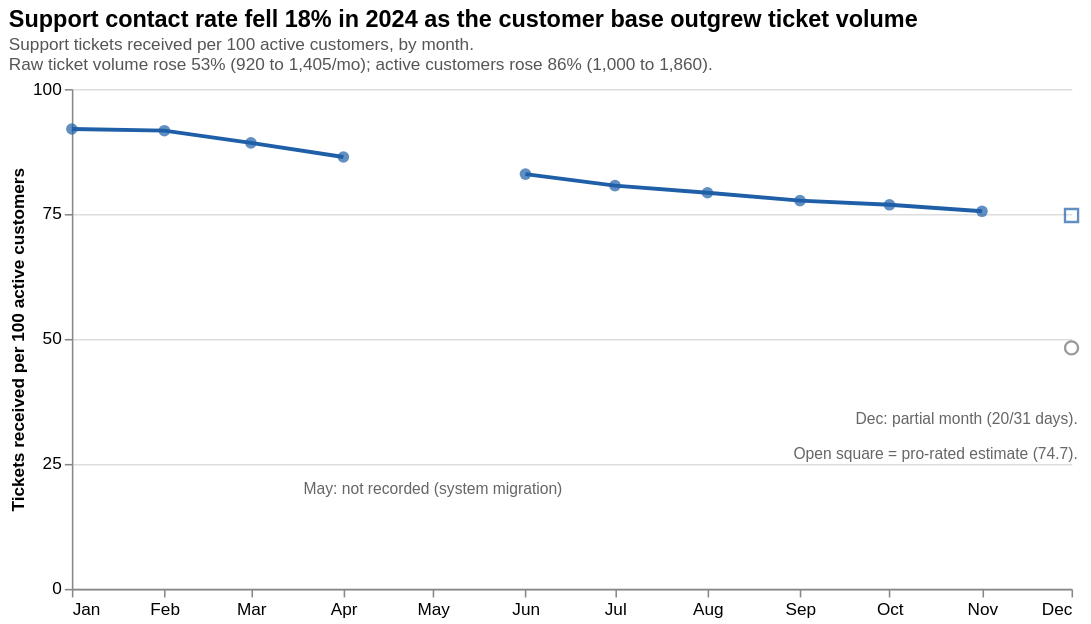

Vega-Lite specification for this chart:
### Vega-Lite specification from a JSON file in a GitHub repository (floating-point values rounded to 4 significant figures)
{"$schema": "https://vega.github.io/schema/vega-lite/v5.json", "description": "Line chart of monthly support contact rate (support tickets received per 100 active customers) for 2024. The rate falls steadily from 92.0 in January to 75.5 in November, an 18% decline, even though the raw ticket count rose 53% over the same period because the customer base grew faster. May is not plotted (ticketing-system migration lost the received count). December is shown as a separate hollow marker, not joined to the trend line, because only 20 of 31 days were collected; pro-rated to a full month its rate is about 74.7, on trend.", "title": {"text": "Support contact rate fell 18% in 2024 as the customer base outgrew ticket volume", "subtitle": ["Support tickets received per 100 active customers, by month.", "Raw ticket volume rose 53% (920 to 1,405/mo); active customers rose 86% (1,000 to 1,860)."], "anchor": "start", "fontSize": 15, "subtitleFontSize": 11, "subtitleColor": "#555"}, "width": 640, "height": 320, "data": {"values": [{"period": "2024-01-01", "contact_rate": 92.0, "received": 920, "customers": 1000, "status": "observed"}, {"period": "2024-02-01", "contact_rate": 91.67, "received": 990, "customers": 1080, "status": "observed"}, {"period": "2024-03-01", "contact_rate": 89.22, "received": 1035, "customers": 1160, "status": "observed"}, {"period": "2024-04-01", "contact_rate": 86.4, "received": 1080, "customers": 1250, "status": "observed"}, {"period": "2024-05-01", "contact_rate": null, "received": null, "customers": 1330, "status": "missing"}, {"period": "2024-06-01", "contact_rate": 82.98, "received": 1170, "customers": 1410, "status": "observed"}, {"period": "2024-07-01", "contact_rate": 80.67, "received": 1210, "customers": 1500, "status": "observed"}, {"period": "2024-08-01", "contact_rate": 79.25, "received": 1260, "customers": 1590, "status": "observed"}, {"period": "2024-09-01", "contact_rate": 77.68, "received": 1305, "customers": 1680, "status": "observed"}, {"period": "2024-10-01", "contact_rate": 76.84, "received": 1360, "customers": 1770, "status": "observed"}, {"period": "2024-11-01", "contact_rate": 75.54, "received": 1405, "customers": 1860, "status": "observed"}, {"period": "2024-12-01", "contact_rate": 48.21, "received": 940, "customers": 1950, "status": "partial"}, {"period": "2024-12-01", "contact_rate": 74.7, "note": "pro-rated to 31 days", "status": "prorated"}]}, "encoding": {"x": {"field": "period", "type": "temporal", "timeUnit": "yearmonth", "axis": {"title": null, "format": "%b", "labelFontSize": 11, "grid": false, "tickCount": 12}}, "y": {"field": "contact_rate", "type": "quantitative", "scale": {"domain": [0, 100]}, "axis": {"title": "Tickets received per 100 active customers", "titleFontSize": 11, "labelFontSize": 11, "values": [0, 25, 50, 75, 100]}}}, "layer": [{"description": "Observed monthly trend, Jan-Nov. May is null so the line breaks there.", "transform": [{"filter": "datum.status === 'observed' || datum.status === 'missing'"}], "mark": {"type": "line", "strokeWidth": 2.5, "color": "#1f5fa8", "point": false}}, {"transform": [{"filter": "datum.status === 'observed'"}], "mark": {"type": "point", "filled": true, "size": 55, "color": "#1f5fa8"}}, {"description": "Direct value labels on the first and last observed months.", "transform": [{"filter": "datum.period === '2024-01-01' || datum.period === '2024-11-01'"}], "mark": {"type": "text", "dy": -12, "fontSize": 11, "color": "#1f5fa8", "fontWeight": "bold"}, "encoding": {"text": {"field": "contact_rate", "type": "quantitative", "format": ".1f"}}}, {"description": "May: vertical rule + note. The gap is made explicit, not smoothed over.", "data": {"values": [{"period": "2024-05-01"}]}, "mark": {"type": "rule", "strokeDash": [3, 3], "color": "#6f6f6f"}, "encoding": {"x": {"field": "period", "type": "temporal", "timeUnit": "yearmonth"}}}, {"data": {"values": [{"period": "2024-05-01", "y": 20, "label": "May: not recorded (system migration)"}]}, "mark": {"type": "text", "align": "center", "angle": 0, "dy": 0, "fontSize": 10, "color": "#666"}, "encoding": {"x": {"field": "period", "type": "temporal", "timeUnit": "yearmonth"}, "y": {"field": "y", "type": "quantitative"}, "text": {"field": "label"}}}, {"description": "December as reported: 20/31 days. Hollow marker, NOT joined to the trend line.", "transform": [{"filter": "datum.status === 'partial'"}], "mark": {"type": "point", "shape": "circle", "filled": false, "size": 70, "strokeWidth": 1.5, "color": "#6f6f6f"}}, {"description": "December pro-rated to a full month: open square, shown as an estimate.", "transform": [{"filter": "datum.status === 'prorated'"}], "mark": {"type": "point", "shape": "square", "filled": false, "size": 70, "strokeWidth": 1.5, "color": "#1f5fa8", "opacity": 0.7}}, {"data": {"values": [{"period": "2024-12-01", "y": 34, "label": "Dec: partial month (20/31 days)."}, {"period": "2024-12-01", "y": 27, "label": "Open square = pro-rated estimate (74.7)."}]}, "mark": {"type": "text", "align": "right", "dx": 4, "fontSize": 10, "color": "#666"}, "encoding": {"x": {"field": "period", "type": "temporal", "timeUnit": "yearmonth"}, "y": {"field": "y", "type": "quantitative"}, "text": {"field": "label"}}}], "config": {"view": {"stroke": null}, "axis": {"domainColor": "#888", "tickColor": "#888"}, "font": "sans-serif"}}
